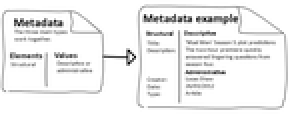
#> input picture forensics/metadata.png, 145 x 57 px, shrunk from 769 x 301 before the run (shown 2 times larger)
$ python image_meta.py
#> lines starting #> are read from the running program, lines starting #| are printed output that depends on the picture
from PIL import Image
from PIL.ExifTags import TAGS

def get_image_metadata(image_file):
# read the image data using PIL
#> called with image_file = 'metadata.png'
    image = Image.open(image_file)
#> image is the input picture: PIL image 145x57 RGB; min 2, max 255, mean 237.7
    # extract other basic metadata
    info_dict = {
    "Filename": image.filename ,
    "Image Size": image.size,
    "Image Height": image.height,
    "Image Width": image.width,
    "Image Format": image.format,
    "Image Mode": image.mode,
    "Image is Animated": getattr(image, "is_animated", False),
    "Frames in Image": getattr(image, "n_frames", 1)
    }
#> info_dict = {'Filename': 'metadata.png', 'Image Size': (145, 57), 'Image Height': 57, 'Image Width': 145, 'Image Format': 'PNG', 'Image Mode': 'RGB', 'Image is Animated': False, 'Frames in Image': 1}
    # extract EXIF data
    exifdata = image.getexif()
    # iterating over all EXIF data fields
    for tag_id in exifdata:
    # get the tag name, instead of human unreadable tag id
        tag = TAGS.get(tag_id, tag_id)
        data = exifdata.get(tag_id)
    # decode bytes
        if isinstance(data, bytes):
            data = data.decode()
        # print(f"{tag:25}: {data}")
        info_dict[tag] = data
#> this loop made 0 passes
    return info_dict

def print_image_metadata(info_dict):
    for key, value in info_dict.items():
        print(f"{key}: {value}")
#> this loop made 8 passes
#> (key, value) on passes 1 to 8: ('Filename', 'metadata.png'), ('Image Size', (145, 57)), ('Image Height', 57), ('Image Width', 145), ('Image Format', 'PNG'), ('Image Mode', 'RGB'), ('Image is Animated', False), ('Frames in Image', 1)
#| Filename: metadata.png
#| Image Size: (145, 57)
#| Image Height: 57
#| Image Width: 145
#| Image Format: PNG
#| Image Mode: RGB
#| Image is Animated: False
#| Frames in Image: 1

if __name__ == "__main__":
    print_image_metadata(get_image_metadata("metadata.png"))
    print()
    print_image_metadata(get_image_metadata("food.jpg"))
#> call 2 of get_image_metadata, with image_file = 'food.jpg'
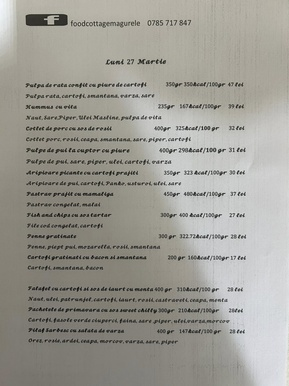
#> input picture forensics/food.jpg, 289 x 386 px, shrunk from 1536 x 2048 before the run
#> in get_image_metadata, image is the input picture: PIL image 289x386 RGB; mean R, G, B 157.7, 156, 148.6
#> in get_image_metadata (call 2), `info_dict = { "Filename": image.filename , "Image Size": image.size, "..`: info_dict = {'Filename': 'food.jpg', 'Image Size': (289, 386), 'Image Height': 386, 'Image Width': 289, 'Image Format': 'JPEG', 'Image Mode': 'RGB', 'Image is Animated': False, 'Frames in Image': 1}
#> the loop in print_image_metadata (call 2), `for key, value in info_dict.items():` made 8 passes
#| Filename: food.jpg
#| Image Size: (289, 386)
#| Image Height: 386
#| Image Width: 289
#| Image Format: JPEG
#| Image Mode: RGB
#| Image is Animated: False
#| Frames in Image: 1
    print()
    print_image_metadata(get_image_metadata("image.jpg"))
#> call 3 of get_image_metadata, with image_file = 'image.jpg'
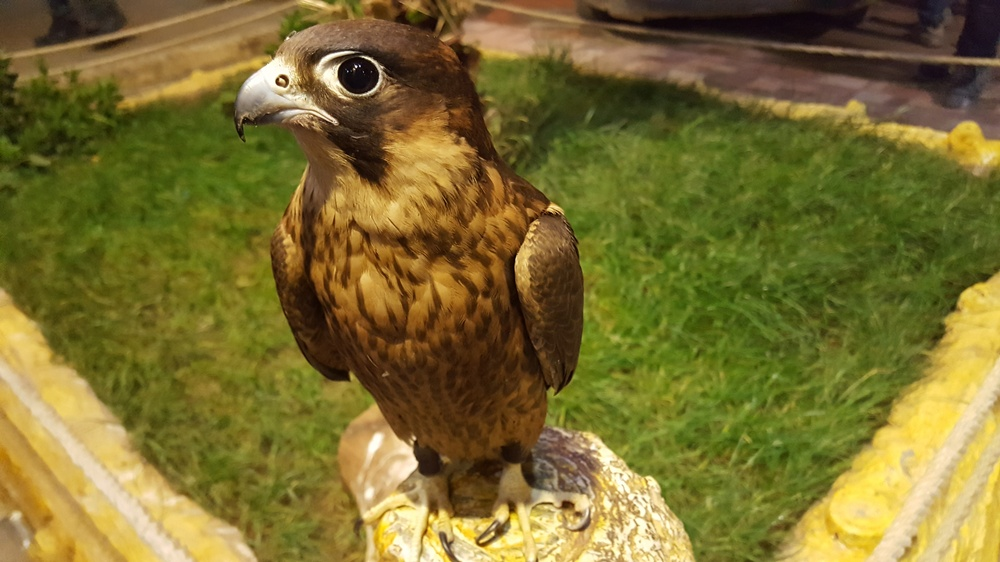
#> input picture forensics/image.jpg, 1000 x 562 px, shrunk from 5312 x 2988 before the run
#> in get_image_metadata, image is the input picture: PIL image 1000x562 RGB; mean R, G, B 122.6, 110.3, 48
#> in get_image_metadata (call 3), `info_dict = { "Filename": image.filename , "Image Size": image.size, "..`: info_dict = {'Filename': 'image.jpg', 'Image Size': (1000, 562), 'Image Height': 562, 'Image Width': 1000, 'Image Format': 'JPEG', 'Image Mode': 'RGB', 'Image is Animated': False, 'Frames in Image': 1}
